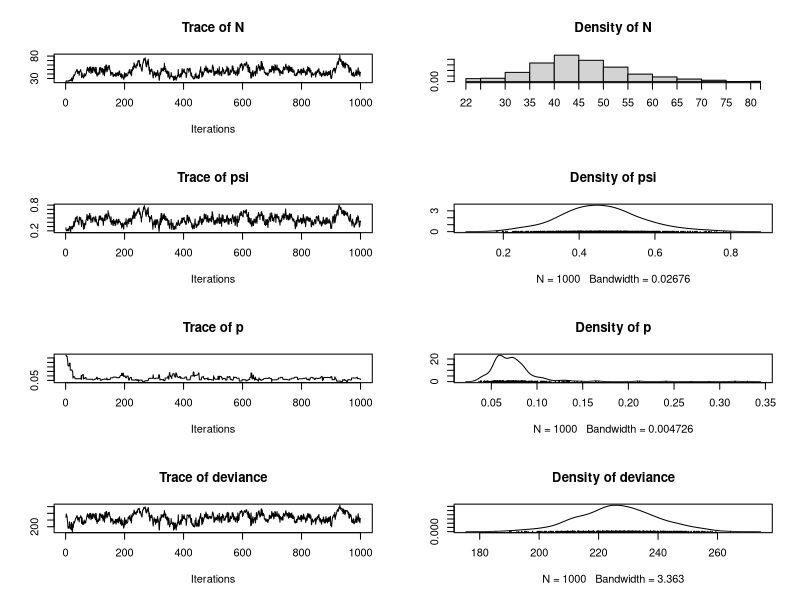

Source code (R):
## ---- chunk 1
N <- 30
K <- 10  # nOccasions
p <- 0.1 # capture prob on 1 occasion

1 - (1-p)^K # capture prob after K occasions
## ---- chunk 2
yall <- matrix(NA, N, K)
for(k in 1:K) {
    yall[,k] <- rbinom(N, 1, p)
}
## ---- chunk 3
y <- yall[rowSums(yall)>0,]
y
## ---- chunk 4
rowSums(y)
table(rowSums(y))
colSums(y)
## ---- chunk 5

M0.gibbs <- function(y, M, niter, tune) {

    n0 <- nrow(y)
    K <- ncol(y)
    yaug <- matrix(0L, M, K)
    yaug[1:n0,] <- y
    captured <- rowSums(yaug, na.rm=TRUE)>0

    ## Initial values
    z <- rep(1, M)
    psi <- runif(1)
    p <- runif(1)

    ## Initial densities
    ## Avoiding for loop with R's recycling rules
    lp.y <- dbinom(yaug, 1, z*p, log=TRUE)
    lp.z <- dbinom(z, 1, psi, log=TRUE)
    lp.psi <- dbeta(psi, 1, 1, log=TRUE)
    lp.p <- dbeta(p, 1, 1, log=TRUE)

    out <- matrix(NA, niter, 4)
    colnames(out) <- c("N", "psi", "p", "deviance")

    for(iter in 1:niter) {
        ## Sample from p(z|dot)
        for(i in 1:M) {
            if(captured[i])
                next
            z.cand <- 1-z[i]
            lp.z.cand <- dbinom(z.cand, 1, psi, log=TRUE)
            lp.y.cand <- dbinom(yaug[i,], 1, z.cand*p, log=TRUE)
            if(runif(1) < exp((lp.z.cand+sum(lp.y.cand)) -
                              (lp.z[i]+sum(lp.y[i,])))) {
                z[i] <- z.cand
                lp.y[i,] <- lp.y.cand
                lp.z[i] <- lp.z.cand
            }
        }

        ## Sample from p(psi|dot)
        ## psi.cand <- rnorm(1, psi, tune[1])
        ## if(psi.cand>0 & psi.cand<1) {
        ##     lp.z.cand <- dbinom(z, 1, psi.cand, log=TRUE)
        ##     lp.psi.cand <- dbeta(psi.cand, 1, 1, log=TRUE)
        ##     if(runif(1) < exp((sum(lp.z.cand)+lp.psi.cand)-
        ##                       (sum(lp.z)+lp.psi))) {
        ##         psi <- psi.cand
        ##         lp.z <- lp.z.cand
        ##         lp.psi <- lp.psi.cand
        ##     }
        ## }
        psi <- rbeta(1, 1+sum(z), 1+M-sum(z))

        ## Sample from p(p|dot)
        p.cand <- rnorm(1, p, tune[2])
        if(p.cand>0 & p.cand<1) {
            lp.y.cand <- dbinom(yaug, 1, z*p.cand, log = TRUE)
            lp.p.cand <- dbeta(p.cand, 1, 1, log = TRUE)
            if(runif(1) < exp((sum(lp.y.cand)+lp.p.cand)-
                              (sum(lp.y)+lp.p))) {
                p <- p.cand
                lp.y <- lp.y.cand
                lp.p <- lp.p.cand
            }
        }

        N <- sum(z)
        deviance <- -2*sum(lp.y)

        out[iter,] <- c(N, psi, p, deviance)
    
    }
    return(out)
}

## ---- chunk 6

## debugonce(M0.gibbs)

fmM0.1 <- M0.gibbs(y=y, M=100, niter=1000, tune=c(0.15,0.05))

library(coda)
mcM0.1 <- as.mcmc(fmM0.1)
plot(mcM0.1)

rejectionRate(mcM0.1)


## ---- chunk 7
M <- 100
yAug <- matrix(0, M, K)
yAug[1:nrow(y),] <- y
##yAug
